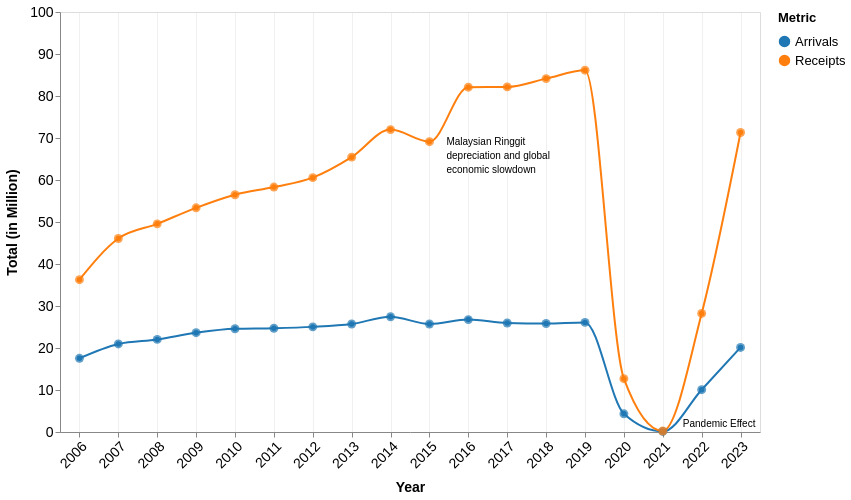

Vega-Lite specification stored for this chart:
### Vega-Lite specification from a JSON file in a GitHub repository (floating-point values rounded to 4 significant figures)
{"$schema": "https://vega.github.io/schema/vega-lite/v5.json", "width": 700, "height": 420, "data": {"values": [{"year": "2006", "Arrivals": 17.55, "Receipts": 36.27}, {"year": "2007", "Arrivals": 20.97, "Receipts": 46.07}, {"year": "2008", "Arrivals": 22.05, "Receipts": 49.56}, {"year": "2009", "Arrivals": 23.64, "Receipts": 53.37}, {"year": "2010", "Arrivals": 24.58, "Receipts": 56.49}, {"year": "2011", "Arrivals": 24.71, "Receipts": 58.32}, {"year": "2012", "Arrivals": 25.03, "Receipts": 60.56}, {"year": "2013", "Arrivals": 25.72, "Receipts": 65.44}, {"year": "2014", "Arrivals": 27.44, "Receipts": 72.0}, {"year": "2015", "Arrivals": 25.72, "Receipts": 69.12}, {"year": "2016", "Arrivals": 26.76, "Receipts": 82.1}, {"year": "2017", "Arrivals": 25.95, "Receipts": 82.17}, {"year": "2018", "Arrivals": 25.83, "Receipts": 84.14}, {"year": "2019", "Arrivals": 26.1, "Receipts": 86.14}, {"year": "2020", "Arrivals": 4.33, "Receipts": 12.69}, {"year": "2021", "Arrivals": 0.13, "Receipts": 0.24}, {"year": "2022", "Arrivals": 10.07, "Receipts": 28.23}, {"year": "2023", "Arrivals": 20.14, "Receipts": 71.31}]}, "transform": [{"fold": ["Arrivals", "Receipts"], "as": ["Metric", "Value"]}], "layer": [{"mark": {"type": "line", "point": true, "interpolate": "monotone", "tooltip": true}, "encoding": {"x": {"field": "year", "type": "ordinal", "title": "Year", "axis": {"labelAngle": -45, "titlePadding": 10, "labelFontSize": 14, "titleFontSize": 14, "grid": true, "gridOpacity": 0.45}}, "y": {"field": "Value", "type": "quantitative", "title": "Total (in Million)", "axis": {"titlePadding": 10, "labelFontSize": 14, "titleFontSize": 14, "grid": false}, "scale": {"domain": [0, 100]}}, "color": {"field": "Metric", "type": "nominal", "scale": {"domain": ["Arrivals", "Receipts"], "range": ["#1f77b4", "#ff7f0e"]}, "legend": {"title": "Metric", "labelFontSize": 13, "titleFontSize": 13, "titlePadding": 10}}}}, {"mark": {"type": "point", "tooltip": true, "filled": true, "size": 80}, "encoding": {"x": {"field": "year", "type": "ordinal"}, "y": {"field": "Value", "type": "quantitative"}, "color": {"field": "Metric", "type": "nominal"}, "tooltip": [{"field": "year", "title": "Year"}, {"field": "Metric", "title": "Metric"}, {"field": "Value", "title": "Value", "format": ".2f"}]}}, {"mark": {"type": "text", "fontSize": 12, "fontStyle": "Helvetica Neue", "align": "left", "color": "#000", "dx": 17, "dy": -1}, "encoding": {"x": {"field": "year", "type": "ordinal", "title": "Year"}, "y": {"field": "Value", "type": "quantitative"}, "text": {"value": ["Malaysian Ringgit", "depreciation and global", "economic slowdown"]}}, "transform": [{"filter": {"field": "Value", "equal": 69.12}}]}, {"mark": {"type": "text", "fontSize": 12, "fontStyle": "Helvetica Neue", "align": "left", "color": "#000", "dx": 20, "dy": -7.5}, "encoding": {"x": {"field": "year", "type": "ordinal", "title": "Year"}, "y": {"field": "Value", "type": "quantitative"}, "text": {"value": ["Pandemic Effect"]}}, "transform": [{"filter": {"field": "Value", "equal": 0.24}}]}]}
